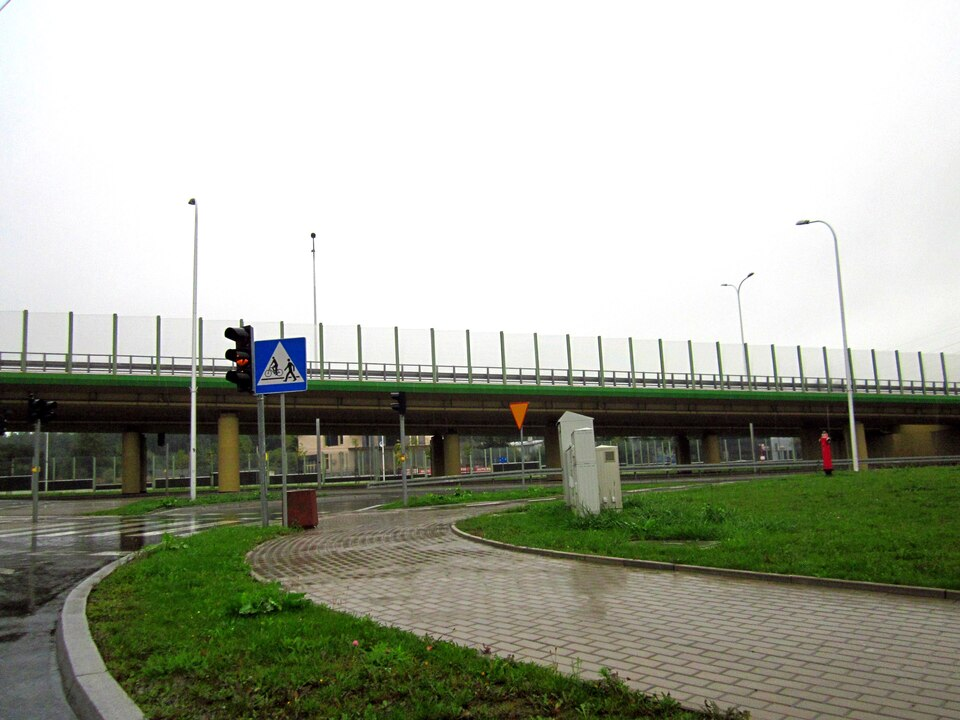
#> input picture artifacts/asphalt-r2/backlog-r3-references/cm28288125.jpg, 960 x 720 px, given in place of P11-063.jpg, which was not available
$ python compare.py ../../asphalt-r2/backlog-r3-references/cm28288125.jpg
#> lines starting #> are read from the running program, lines starting #| are printed output that depends on the picture
"""ADR 0183 evidence: P11-063 next to the renders of camera photo_P11-063 (+ zoomed crops of the row) and the
close-up cameras of r1 vs r2. Writes artifacts/bollards-0183/compare/*.jpg (960 px wide max per panel row)."""
import sys
from pathlib import Path
from PIL import Image, ImageDraw

wt = Path(__file__).resolve().parents[3]
A = wt / "artifacts/bollards-0183"
PHOTO = Path(r"C:/Users/matma/Documents/Claude/kamion/research/_incoming/mistral-p11-dojlidy-photos-v2/files/P11-063.jpg")
tag = sys.argv[1] if len(sys.argv) > 1 else "r2"
out = A / "compare"
out.mkdir(exist_ok=True)


def lab(im, t):
    d = ImageDraw.Draw(im)
    d.rectangle([0, 0, 8 * len(t) + 10, 18], fill=(0, 0, 0))
    d.text((5, 3), t, fill=(255, 255, 255))
    return im


def fit(im, w):
    return im.resize((w, round(im.height * w / im.width)), Image.LANCZOS)


def grid(rows, w, path):
    rows = [[fit(i, w) for i in r] for r in rows]
    W = max(sum(i.width for i in r) for r in rows)
    H = sum(max(i.height for i in r) for r in rows)
    can = Image.new("RGB", (W, H), (20, 20, 20))
    y = 0
    for r in rows:
        x = 0
        for i in r:
            can.paste(i, (x, y))
            x += i.width
        y += max(i.height for i in r)
    can.save(path, quality=90)
    print(path, can.size)


photo = Image.open(PHOTO).convert("RGB")
#> photo is the input picture: PIL image 960x720 RGB; mean R, G, B 166.2, 169.6, 155.9
ren = {t: Image.open(A / f"renders/{tag}-{t}/photo-P11-063.png").convert("RGB") for t in ("low", "high")}
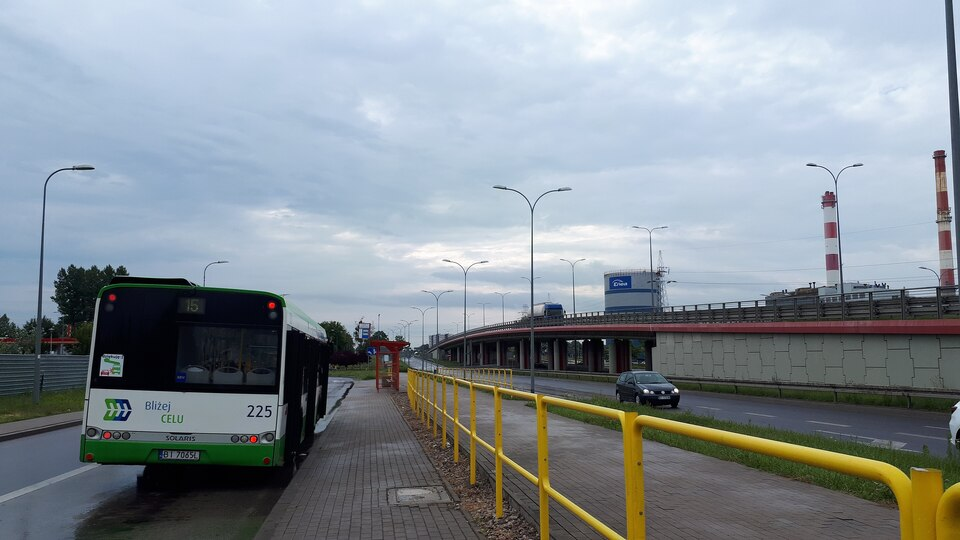
#> input picture artifacts/asphalt-r2/backlog-r3-references/cm92458474.jpg, 960 x 540 px, given in place of photo-P11-063.png, which was not available
#> ren = 2 items
grid([[lab(photo.copy(), "P11-063 (owner photo)"), lab(ren["low"], f"{tag} Low photo_P11-063")],
      [lab(Image.new("RGB", photo.size, (20, 20, 20)), ""), lab(ren["high"], f"{tag} High photo_P11-063")]],
     800, out / f"{tag}-photo-P11-063-side-by-side.jpg")
#> in lab, im is the input picture: PIL image 960x540 RGB; mean R, G, B 135.6, 144.5, 151.3
#> in lab (call 3), `d = ImageDraw.Draw(im)`: im: PIL image 960x720 RGB; every value is 20
#> call 3 of fit, with w = 800
#> in fit (call 3), `return im.resize((w, round(im.height * w / im.width)), Image.LANCZOS)`:
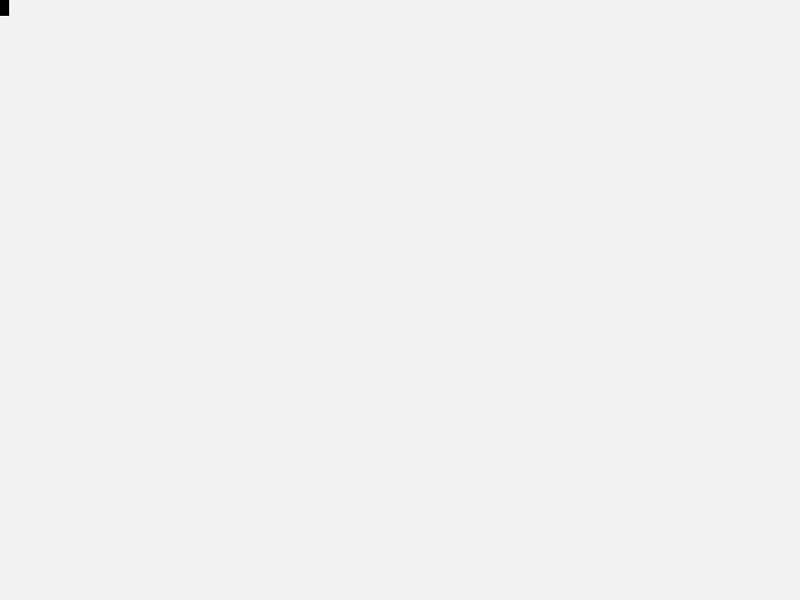
#> returned value: PIL image 800x600 RGB; min 0, max 21, mean 20; drawn with min black and max white
#> in grid, `W = max(sum(i.width for i in r) for r in rows)`: W = 1600
#> in grid, `H = sum(max(i.height for i in r) for r in rows)`: H = 1200
#> in grid, `can = Image.new("RGB", (W, H), (20, 20, 20))`: can: PIL image 1600x1200 RGB; every value is 20
#> the loop in grid, `for r in rows:` made 2 passes
#> y on passes 1 to 2: 600, 1200
#> after the loop in grid, `for r in rows:`:
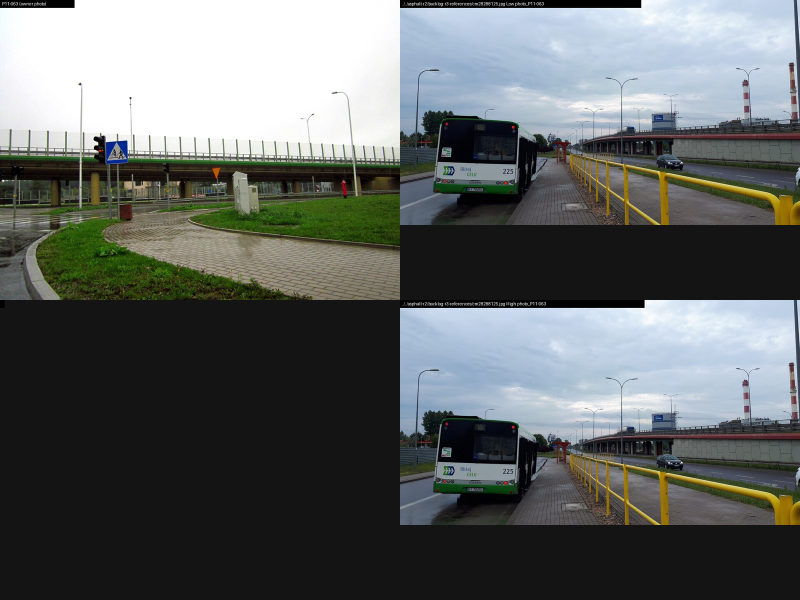
#> can: PIL image 1600x1200 RGB (shown at 1/2 size); mean R, G, B 98.1, 102.1, 101.1
#| artifacts/bollards-0183/compare/../../asphalt-r2/backlog-r3-references/cm28288125.jpg-photo-P11-063-side-by-side.jpg (1600, 1200)
# crop of the row in the photo vs the same relative band of the renders (the camera pose is off by metres: ADR text)
pc = photo.crop((560, 560, 1360, 740))
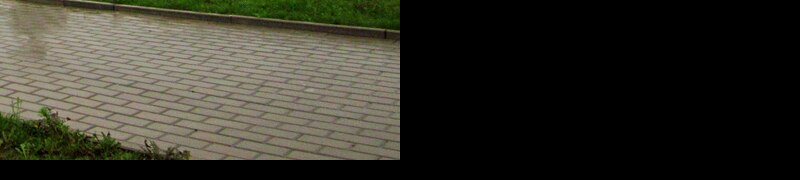
#> pc: PIL image 800x180 RGB; mean R, G, B 51.7, 50.3, 40.8
rows = [[lab(fit(pc, 960), "P11-063 crop (posts 1-8)")]]
for t in ("low", "high"):
    r = ren[t]
    sx, sy = r.width / photo.width, r.height / photo.height
    rows.append([lab(fit(r.crop((int(380 * sx), int(520 * sy), int(1500 * sx), int(760 * sy))), 960), f"{tag} {t} same band")])
#> after the loop, rows = 3 items
grid(rows, 960, out / f"{tag}-photo-P11-063-row-crops.jpg")
#> call 2 of grid, with w = 960
#> in fit (call 8), `return im.resize((w, round(im.height * w / im.width)), Image.LANCZOS)`:
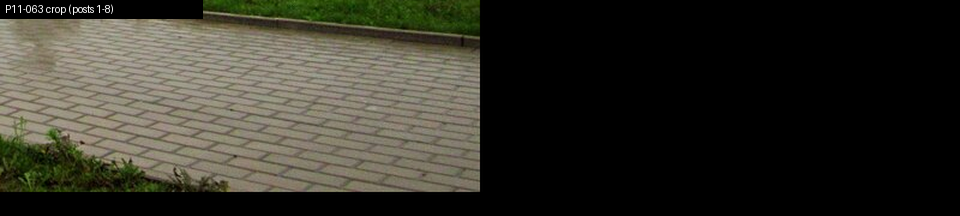
#> returned value: PIL image 960x216 RGB; mean R, G, B 50.3, 48.9, 40
#> in fit (call 9), `return im.resize((w, round(im.height * w / im.width)), Image.LANCZOS)`:
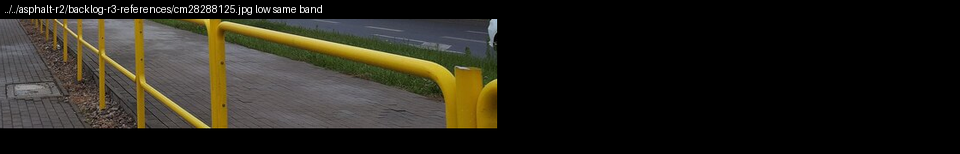
#> returned value: PIL image 960x154 RGB; mean R, G, B 37.2, 34.7, 26.5
#> in grid (call 2), `W = max(sum(i.width for i in r) for r in rows)`: W = 960
#> in grid (call 2), `H = sum(max(i.height for i in r) for r in rows)`: H = 524
#> in grid (call 2), `can = Image.new("RGB", (W, H), (20, 20, 20))`: can: PIL image 960x524 RGB; every value is 20
#> the loop in grid (call 2), `for r in rows:` made 3 passes
#> y on passes 1 to 3: 216, 370, 524
#> after the loop in grid (call 2), `for r in rows:`:
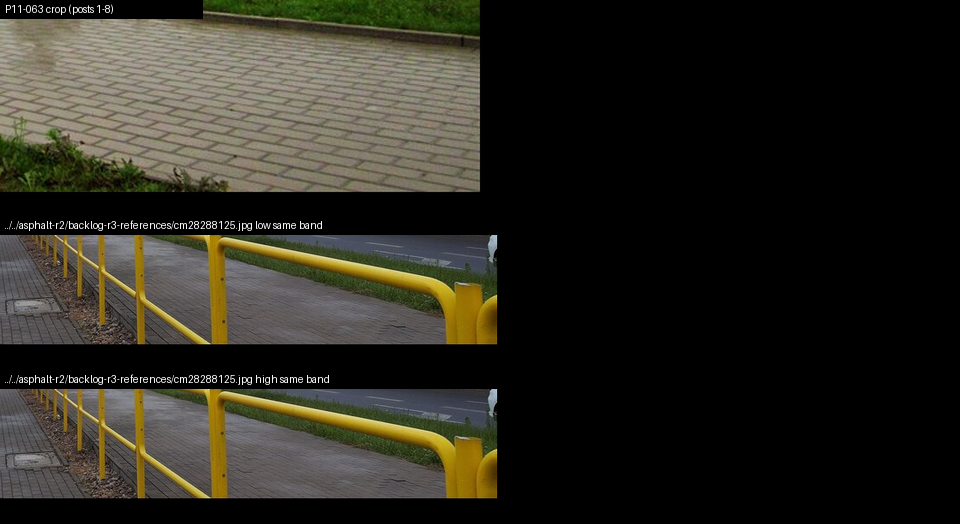
#> can: PIL image 960x524 RGB; mean R, G, B 42.6, 40.6, 32.1
#| artifacts/bollards-0183/compare/../../asphalt-r2/backlog-r3-references/cm28288125.jpg-photo-P11-063-row-crops.jpg (960, 524)
for cam in ("bollards-detail-2m", "bollards-close-5m", "bollards-cab-20m", "bollards-along-8m"):
    rr = []
    for t in ("low", "high"):
        r1 = A / f"renders/r1-{t}/{cam}.png"
        r2 = A / f"renders/{tag}-{t}/{cam}.png"
        if r1.exists() and r2.exists():
            rr.append([lab(Image.open(r1).convert("RGB"), f"r1 {t} {cam}"), lab(Image.open(r2).convert("RGB"), f"{tag} {t} {cam}")])
    if rr:
        grid(rr, 480, out / f"r1-vs-{tag}-{cam}.jpg")
